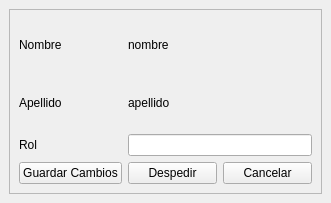
<?xml version="1.0" encoding="UTF-8"?>
<ui version="4.0">
 <class>MainWindow</class>
 <widget class="QMainWindow" name="MainWindow">
  <property name="geometry">
   <rect>
    <x>0</x>
    <y>0</y>
    <width>331</width>
    <height>203</height>
   </rect>
  </property>
  <property name="windowTitle">
   <string>MainWindow</string>
  </property>
  <widget class="QWidget" name="centralwidget">
   <layout class="QHBoxLayout" name="horizontalLayout">
    <item>
     <widget class="QFrame" name="frame">
      <property name="frameShape">
       <enum>QFrame::StyledPanel</enum>
      </property>
      <property name="frameShadow">
       <enum>QFrame::Raised</enum>
      </property>
      <layout class="QGridLayout" name="gridLayout">
       <item row="0" column="0">
        <widget class="QLabel" name="labelTituloNombre">
         <property name="text">
          <string>Nombre</string>
         </property>
        </widget>
       </item>
       <item row="0" column="1">
        <widget class="QLabel" name="labelNombre">
         <property name="text">
          <string>nombre</string>
         </property>
        </widget>
       </item>
       <item row="1" column="0">
        <widget class="QLabel" name="labelTitleApellido">
         <property name="text">
          <string>Apellido</string>
         </property>
        </widget>
       </item>
       <item row="1" column="1">
        <widget class="QLabel" name="labelApellido">
         <property name="text">
          <string>apellido</string>
         </property>
        </widget>
       </item>
       <item row="2" column="0">
        <widget class="QLabel" name="labelRol">
         <property name="text">
          <string>Rol</string>
         </property>
        </widget>
       </item>
       <item row="2" column="1" colspan="2">
        <widget class="QLineEdit" name="lineEditRol"/>
       </item>
       <item row="3" column="0">
        <widget class="QPushButton" name="btnGuardarCambios">
         <property name="cursor">
          <cursorShape>PointingHandCursor</cursorShape>
         </property>
         <property name="text">
          <string>Guardar Cambios</string>
         </property>
        </widget>
       </item>
       <item row="3" column="1">
        <widget class="QPushButton" name="btnDespedir">
         <property name="cursor">
          <cursorShape>PointingHandCursor</cursorShape>
         </property>
         <property name="text">
          <string>Despedir</string>
         </property>
        </widget>
       </item>
       <item row="3" column="2">
        <widget class="QPushButton" name="btnCancelar">
         <property name="cursor">
          <cursorShape>PointingHandCursor</cursorShape>
         </property>
         <property name="text">
          <string>Cancelar</string>
         </property>
        </widget>
       </item>
      </layout>
     </widget>
    </item>
   </layout>
  </widget>
 </widget>
 <resources/>
 <connections/>
</ui>
